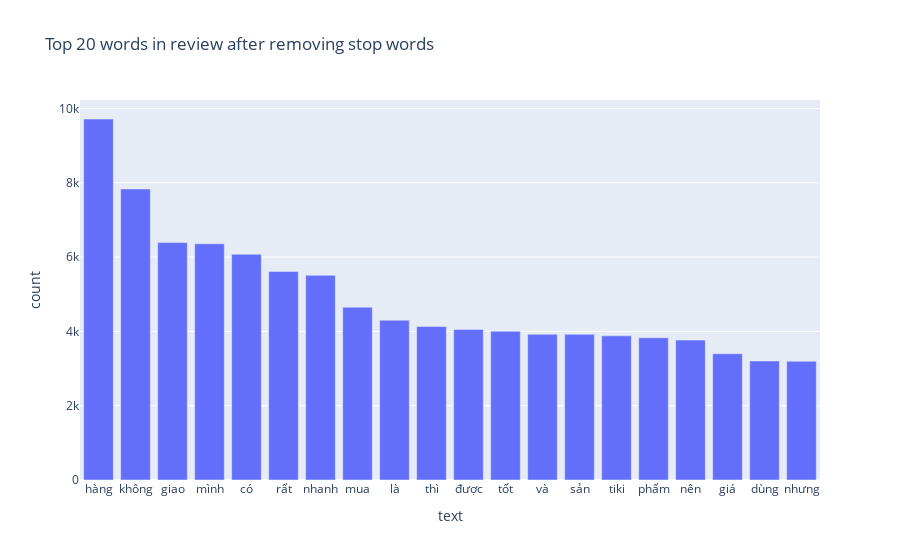

Notebook code cell kept with this figure:
### Code cell
df_plot = df2.groupby('text')['count'].sum().sort_values(ascending=False).head(20)
df_plot = df_plot.reset_index()

fig3 = px.bar(df_plot, x='text', y='count', title='Top 20 words in review after removing stop words')
fig3.show()

### Figure 1 — Plotly figure (JSON) as saved in the notebook; plotly's stock layout.template omitted (floating-point values rounded to 4 significant figures)
{"data": [{"hovertemplate": "text=%{x}<br>count=%{y}<extra></extra>", "legendgroup": "", "marker": {"color": "#636efa", "pattern": {"shape": ""}}, "name": "", "orientation": "v", "showlegend": false, "textposition": "auto", "type": "bar", "x": ["hàng", "không", "giao", "mình", "có", "rất", "nhanh", "mua", "là", "thì", "được", "tốt", "và", "sản", "tiki", "phẩm", "nên", "giá", "dùng", "nhưng"], "xaxis": "x", "y": [9716, 7833, 6389, 6357, 6076, 5611, 5508, 4651, 4301, 4130, 4052, 4004, 3921, 3920, 3879, 3826, 3765, 3398, 3203, 3195], "yaxis": "y"}], "layout": {"barmode": "relative", "legend": {"tracegroupgap": 0}, "title": {"text": "Top 20 words in review after removing stop words"}, "xaxis": {"anchor": "y", "domain": [0, 1], "title": {"text": "text"}}, "yaxis": {"anchor": "x", "domain": [0, 1], "title": {"text": "count"}}}}
